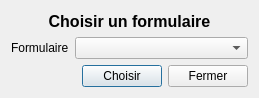
<?xml version="1.0" encoding="UTF-8"?>
<ui version="4.0">
 <class>ChooseForm</class>
 <widget class="QDialog" name="ChooseForm">
  <property name="geometry">
   <rect>
    <x>0</x>
    <y>0</y>
    <width>259</width>
    <height>98</height>
   </rect>
  </property>
  <property name="windowTitle">
   <string>Choisir un formulaire</string>
  </property>
  <layout class="QVBoxLayout" name="verticalLayout">
   <item>
    <layout class="QVBoxLayout" name="verticalLayout_2">
     <item>
      <widget class="QLabel" name="label">
       <property name="font">
        <font>
         <pointsize>12</pointsize>
         <weight>75</weight>
         <bold>true</bold>
        </font>
       </property>
       <property name="text">
        <string>Choisir un formulaire</string>
       </property>
       <property name="alignment">
        <set>Qt::AlignCenter</set>
       </property>
      </widget>
     </item>
     <item>
      <layout class="QFormLayout" name="formLayout">
       <item row="0" column="0">
        <widget class="QLabel" name="formulaireLabel">
         <property name="text">
          <string>Formulaire</string>
         </property>
        </widget>
       </item>
       <item row="0" column="1">
        <widget class="QComboBox" name="formulaireComboBox"/>
       </item>
      </layout>
     </item>
     <item>
      <layout class="QHBoxLayout" name="horizontalLayout">
       <item>
        <spacer name="horizontalSpacer">
         <property name="orientation">
          <enum>Qt::Horizontal</enum>
         </property>
         <property name="sizeHint" stdset="0">
          <size>
           <width>40</width>
           <height>20</height>
          </size>
         </property>
        </spacer>
       </item>
       <item>
        <widget class="QPushButton" name="chooseButton">
         <property name="text">
          <string>Choisir</string>
         </property>
        </widget>
       </item>
       <item>
        <widget class="QPushButton" name="closebutton">
         <property name="text">
          <string>Fermer</string>
         </property>
        </widget>
       </item>
      </layout>
     </item>
    </layout>
   </item>
  </layout>
 </widget>
 <resources/>
 <connections>
  <connection>
   <sender>closebutton</sender>
   <signal>clicked()</signal>
   <receiver>ChooseForm</receiver>
   <slot>close()</slot>
   <hints>
    <hint type="sourcelabel">
     <x>228</x>
     <y>74</y>
    </hint>
    <hint type="destinationlabel">
     <x>240</x>
     <y>95</y>
    </hint>
   </hints>
  </connection>
  <connection>
   <sender>chooseButton</sender>
   <signal>clicked()</signal>
   <receiver>ChooseForm</receiver>
   <slot>chooseForm()</slot>
   <hints>
    <hint type="sourcelabel">
     <x>127</x>
     <y>75</y>
    </hint>
    <hint type="destinationlabel">
     <x>68</x>
     <y>68</y>
    </hint>
   </hints>
  </connection>
 </connections>
 <slots>
  <slot>chooseForm()</slot>
 </slots>
</ui>
